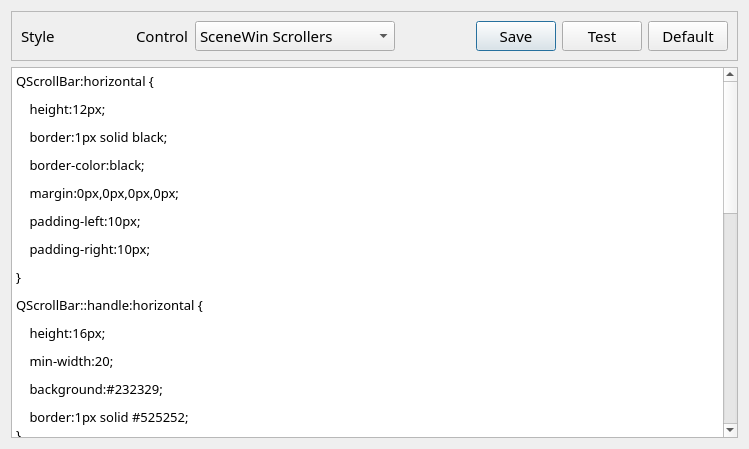
<?xml version="1.0" encoding="UTF-8"?>
<ui version="4.0">
 <class>CustomStyleDlg</class>
 <widget class="QDialog" name="CustomStyleDlg">
  <property name="geometry">
   <rect>
    <x>0</x>
    <y>0</y>
    <width>749</width>
    <height>449</height>
   </rect>
  </property>
  <property name="font">
   <font>
    <family>宋体</family>
    <pointsize>11</pointsize>
   </font>
  </property>
  <property name="windowTitle">
   <string>定制界面风格</string>
  </property>
  <layout class="QVBoxLayout" name="verticalLayout">
   <item>
    <widget class="QFrame" name="frame">
     <property name="frameShape">
      <enum>QFrame::StyledPanel</enum>
     </property>
     <property name="frameShadow">
      <enum>QFrame::Raised</enum>
     </property>
     <layout class="QHBoxLayout" name="horizontalLayout">
      <item>
       <widget class="QLabel" name="label_2">
        <property name="text">
         <string>Style</string>
        </property>
       </widget>
      </item>
      <item>
       <spacer name="horizontalSpacer">
        <property name="orientation">
         <enum>Qt::Horizontal</enum>
        </property>
        <property name="sizeHint" stdset="0">
         <size>
          <width>40</width>
          <height>20</height>
         </size>
        </property>
       </spacer>
      </item>
      <item>
       <widget class="QLabel" name="label">
        <property name="text">
         <string>Control</string>
        </property>
       </widget>
      </item>
      <item>
       <widget class="QComboBox" name="comboBoxControl">
        <property name="minimumSize">
         <size>
          <width>200</width>
          <height>0</height>
         </size>
        </property>
        <item>
         <property name="text">
          <string>SceneWin Scrollers</string>
         </property>
        </item>
       </widget>
      </item>
      <item>
       <spacer name="horizontalSpacer_2">
        <property name="orientation">
         <enum>Qt::Horizontal</enum>
        </property>
        <property name="sizeHint" stdset="0">
         <size>
          <width>40</width>
          <height>20</height>
         </size>
        </property>
       </spacer>
      </item>
      <item>
       <widget class="QPushButton" name="pushButtonSave">
        <property name="text">
         <string>Save</string>
        </property>
       </widget>
      </item>
      <item>
       <widget class="QPushButton" name="pushButtonTest">
        <property name="text">
         <string>Test</string>
        </property>
       </widget>
      </item>
      <item>
       <widget class="QPushButton" name="pushButtonDefault">
        <property name="text">
         <string>Default</string>
        </property>
       </widget>
      </item>
     </layout>
    </widget>
   </item>
   <item>
    <widget class="QTextEdit" name="textEditStyle">
     <property name="html">
      <string>&lt;!DOCTYPE HTML PUBLIC &quot;-//W3C//DTD HTML 4.0//EN&quot; &quot;http://www.w3.org/TR/REC-html40/strict.dtd&quot;&gt;
&lt;html&gt;&lt;head&gt;&lt;meta name=&quot;qrichtext&quot; content=&quot;1&quot; /&gt;&lt;style type=&quot;text/css&quot;&gt;
p, li { white-space: pre-wrap; }
&lt;/style&gt;&lt;/head&gt;&lt;body style=&quot; font-family:'宋体'; font-size:11pt; font-weight:400; font-style:normal;&quot;&gt;
&lt;p style=&quot; margin-top:0px; margin-bottom:10px; margin-left:0px; margin-right:0px; -qt-block-indent:0; text-indent:0px; background-color:#ffffff;&quot;&gt;&lt;span style=&quot; font-family:'Microsoft YaHei,微软雅黑,Arial,Lucida Grande,Tahoma,sans-serif'; font-size:13px; color:#000000; background-color:#ffffff;&quot;&gt;QScrollBar:horizontal {&lt;/span&gt;&lt;/p&gt;
&lt;p style=&quot; margin-top:0px; margin-bottom:10px; margin-left:0px; margin-right:0px; -qt-block-indent:0; text-indent:0px; background-color:#ffffff;&quot;&gt;&lt;span style=&quot; font-family:'Microsoft YaHei,微软雅黑,Arial,Lucida Grande,Tahoma,sans-serif'; font-size:13px; color:#000000; background-color:#ffffff;&quot;&gt;    height:12px;&lt;/span&gt;&lt;/p&gt;
&lt;p style=&quot; margin-top:0px; margin-bottom:10px; margin-left:0px; margin-right:0px; -qt-block-indent:0; text-indent:0px; background-color:#ffffff;&quot;&gt;&lt;span style=&quot; font-family:'Microsoft YaHei,微软雅黑,Arial,Lucida Grande,Tahoma,sans-serif'; font-size:13px; color:#000000; background-color:#ffffff;&quot;&gt;    border:1px solid black;&lt;/span&gt;&lt;/p&gt;
&lt;p style=&quot; margin-top:0px; margin-bottom:10px; margin-left:0px; margin-right:0px; -qt-block-indent:0; text-indent:0px; background-color:#ffffff;&quot;&gt;&lt;span style=&quot; font-family:'Microsoft YaHei,微软雅黑,Arial,Lucida Grande,Tahoma,sans-serif'; font-size:13px; color:#000000; background-color:#ffffff;&quot;&gt;    border-color:black;&lt;/span&gt;&lt;/p&gt;
&lt;p style=&quot; margin-top:0px; margin-bottom:10px; margin-left:0px; margin-right:0px; -qt-block-indent:0; text-indent:0px; background-color:#ffffff;&quot;&gt;&lt;span style=&quot; font-family:'Microsoft YaHei,微软雅黑,Arial,Lucida Grande,Tahoma,sans-serif'; font-size:13px; color:#000000; background-color:#ffffff;&quot;&gt;    margin:0px,0px,0px,0px;&lt;/span&gt;&lt;/p&gt;
&lt;p style=&quot; margin-top:0px; margin-bottom:10px; margin-left:0px; margin-right:0px; -qt-block-indent:0; text-indent:0px; background-color:#ffffff;&quot;&gt;&lt;span style=&quot; font-family:'Microsoft YaHei,微软雅黑,Arial,Lucida Grande,Tahoma,sans-serif'; font-size:13px; color:#000000; background-color:#ffffff;&quot;&gt;    padding-left:10px;&lt;/span&gt;&lt;/p&gt;
&lt;p style=&quot; margin-top:0px; margin-bottom:10px; margin-left:0px; margin-right:0px; -qt-block-indent:0; text-indent:0px; background-color:#ffffff;&quot;&gt;&lt;span style=&quot; font-family:'Microsoft YaHei,微软雅黑,Arial,Lucida Grande,Tahoma,sans-serif'; font-size:13px; color:#000000; background-color:#ffffff;&quot;&gt;    padding-right:10px;&lt;/span&gt;&lt;/p&gt;
&lt;p style=&quot; margin-top:0px; margin-bottom:10px; margin-left:0px; margin-right:0px; -qt-block-indent:0; text-indent:0px; background-color:#ffffff;&quot;&gt;&lt;span style=&quot; font-family:'Microsoft YaHei,微软雅黑,Arial,Lucida Grande,Tahoma,sans-serif'; font-size:13px; color:#000000; background-color:#ffffff;&quot;&gt;}&lt;/span&gt;&lt;/p&gt;
&lt;p style=&quot; margin-top:0px; margin-bottom:10px; margin-left:0px; margin-right:0px; -qt-block-indent:0; text-indent:0px; background-color:#ffffff;&quot;&gt;&lt;span style=&quot; font-family:'Microsoft YaHei,微软雅黑,Arial,Lucida Grande,Tahoma,sans-serif'; font-size:13px; color:#000000; background-color:#ffffff;&quot;&gt;QScrollBar::handle:horizontal {&lt;/span&gt;&lt;/p&gt;
&lt;p style=&quot; margin-top:0px; margin-bottom:10px; margin-left:0px; margin-right:0px; -qt-block-indent:0; text-indent:0px; background-color:#ffffff;&quot;&gt;&lt;span style=&quot; font-family:'Microsoft YaHei,微软雅黑,Arial,Lucida Grande,Tahoma,sans-serif'; font-size:13px; color:#000000; background-color:#ffffff;&quot;&gt;    height:16px;&lt;/span&gt;&lt;/p&gt;
&lt;p style=&quot; margin-top:0px; margin-bottom:10px; margin-left:0px; margin-right:0px; -qt-block-indent:0; text-indent:0px; background-color:#ffffff;&quot;&gt;&lt;span style=&quot; font-family:'Microsoft YaHei,微软雅黑,Arial,Lucida Grande,Tahoma,sans-serif'; font-size:13px; color:#000000; background-color:#ffffff;&quot;&gt;    min-width:20;&lt;/span&gt;&lt;/p&gt;
&lt;p style=&quot; margin-top:0px; margin-bottom:10px; margin-left:0px; margin-right:0px; -qt-block-indent:0; text-indent:0px; background-color:#ffffff;&quot;&gt;&lt;span style=&quot; font-family:'Microsoft YaHei,微软雅黑,Arial,Lucida Grande,Tahoma,sans-serif'; font-size:13px; color:#000000; background-color:#ffffff;&quot;&gt;    background:#232329;&lt;/span&gt;&lt;/p&gt;
&lt;p style=&quot; margin-top:0px; margin-bottom:0px; margin-left:0px; margin-right:0px; -qt-block-indent:0; text-indent:0px; background-color:transparent;&quot;&gt;&lt;span style=&quot; font-family:'Microsoft YaHei,微软雅黑,Arial,Lucida Grande,Tahoma,sans-serif'; font-size:13px; color:#000000; background-color:transparent;&quot;&gt;    border:1px solid #525252;&lt;/span&gt;&lt;/p&gt;
&lt;p style=&quot; margin-top:0px; margin-bottom:0px; margin-left:0px; margin-right:0px; -qt-block-indent:0; text-indent:0px; background-color:transparent;&quot;&gt;&lt;span style=&quot; font-family:'Microsoft YaHei,微软雅黑,Arial,Lucida Grande,Tahoma,sans-serif'; font-size:13px; color:#000000; background-color:transparent;&quot;&gt;}&lt;/span&gt;&lt;/p&gt;
&lt;p style=&quot; margin-top:0px; margin-bottom:0px; margin-left:0px; margin-right:0px; -qt-block-indent:0; text-indent:0px; background-color:transparent;&quot;&gt;&lt;span style=&quot; font-family:'Microsoft YaHei,微软雅黑,Arial,Lucida Grande,Tahoma,sans-serif'; font-size:13px; color:#000000; background-color:transparent;&quot;&gt;QScrollBar::handle:horizontal::disabled {&lt;/span&gt;&lt;/p&gt;
&lt;p style=&quot; margin-top:0px; margin-bottom:0px; margin-left:0px; margin-right:0px; -qt-block-indent:0; text-indent:0px; background-color:transparent;&quot;&gt;&lt;span style=&quot; font-family:'Microsoft YaHei,微软雅黑,Arial,Lucida Grande,Tahoma,sans-serif'; font-size:13px; color:#000000; background-color:transparent;&quot;&gt;    background:#232329;&lt;/span&gt;&lt;/p&gt;
&lt;p style=&quot; margin-top:0px; margin-bottom:0px; margin-left:0px; margin-right:0px; -qt-block-indent:0; text-indent:0px; background-color:transparent;&quot;&gt;&lt;span style=&quot; font-family:'Microsoft YaHei,微软雅黑,Arial,Lucida Grande,Tahoma,sans-serif'; font-size:13px; color:#000000; background-color:transparent;&quot;&gt;}&lt;/span&gt;&lt;/p&gt;
&lt;p style=&quot; margin-top:0px; margin-bottom:0px; margin-left:0px; margin-right:0px; -qt-block-indent:0; text-indent:0px; background-color:transparent;&quot;&gt;&lt;span style=&quot; font-family:'Microsoft YaHei,微软雅黑,Arial,Lucida Grande,Tahoma,sans-serif'; font-size:13px; color:#000000; background-color:transparent;&quot;&gt;QScrollBar::handle:horizontal:hover {&lt;/span&gt;&lt;/p&gt;
&lt;p style=&quot; margin-top:0px; margin-bottom:0px; margin-left:0px; margin-right:0px; -qt-block-indent:0; text-indent:0px; background-color:transparent;&quot;&gt;&lt;span style=&quot; font-family:'Microsoft YaHei,微软雅黑,Arial,Lucida Grande,Tahoma,sans-serif'; font-size:13px; color:#000000; background-color:transparent;&quot;&gt;    background:#232329;&lt;/span&gt;&lt;/p&gt;
&lt;p style=&quot; margin-top:0px; margin-bottom:0px; margin-left:0px; margin-right:0px; -qt-block-indent:0; text-indent:0px; background-color:transparent;&quot;&gt;&lt;span style=&quot; font-family:'Microsoft YaHei,微软雅黑,Arial,Lucida Grande,Tahoma,sans-serif'; font-size:13px; color:#000000; background-color:transparent;&quot;&gt;    border:1px solid #E0E0E0;&lt;/span&gt;&lt;/p&gt;
&lt;p style=&quot; margin-top:0px; margin-bottom:0px; margin-left:0px; margin-right:0px; -qt-block-indent:0; text-indent:0px; background-color:transparent;&quot;&gt;&lt;span style=&quot; font-family:'Microsoft YaHei,微软雅黑,Arial,Lucida Grande,Tahoma,sans-serif'; font-size:13px; color:#000000; background-color:transparent;&quot;&gt;}&lt;/span&gt;&lt;/p&gt;
&lt;p style=&quot; margin-top:0px; margin-bottom:0px; margin-left:0px; margin-right:0px; -qt-block-indent:0; text-indent:0px; background-color:transparent;&quot;&gt;&lt;span style=&quot; font-family:'Microsoft YaHei,微软雅黑,Arial,Lucida Grande,Tahoma,sans-serif'; font-size:13px; color:#000000; background-color:transparent;&quot;&gt;QScrollBar::add-line:horizontal {&lt;/span&gt;&lt;/p&gt;
&lt;p style=&quot; margin-top:0px; margin-bottom:0px; margin-left:0px; margin-right:0px; -qt-block-indent:0; text-indent:0px; background-color:transparent;&quot;&gt;&lt;span style=&quot; font-family:'Microsoft YaHei,微软雅黑,Arial,Lucida Grande,Tahoma,sans-serif'; font-size:13px; color:#000000; background-color:transparent;&quot;&gt;    width:10px;&lt;/span&gt;&lt;/p&gt;
&lt;p style=&quot; margin-top:0px; margin-bottom:0px; margin-left:0px; margin-right:0px; -qt-block-indent:0; text-indent:0px; background-color:transparent;&quot;&gt;&lt;span style=&quot; font-family:'Microsoft YaHei,微软雅黑,Arial,Lucida Grande,Tahoma,sans-serif'; font-size:13px; color:#000000; background-color:transparent;&quot;&gt;    background:#121215;&lt;/span&gt;&lt;/p&gt;
&lt;p style=&quot; margin-top:0px; margin-bottom:0px; margin-left:0px; margin-right:0px; -qt-block-indent:0; text-indent:0px; background-color:transparent;&quot;&gt;&lt;span style=&quot; font-family:'Microsoft YaHei,微软雅黑,Arial,Lucida Grande,Tahoma,sans-serif'; font-size:13px; color:#000000; background-color:transparent;&quot;&gt;    subcontrol-position:right;&lt;/span&gt;&lt;/p&gt;
&lt;p style=&quot; margin-top:0px; margin-bottom:0px; margin-left:0px; margin-right:0px; -qt-block-indent:0; text-indent:0px; background-color:transparent;&quot;&gt;&lt;span style=&quot; font-family:'Microsoft YaHei,微软雅黑,Arial,Lucida Grande,Tahoma,sans-serif'; font-size:13px; color:#000000; background-color:transparent;&quot;&gt;}&lt;/span&gt;&lt;/p&gt;
&lt;p style=&quot; margin-top:0px; margin-bottom:0px; margin-left:0px; margin-right:0px; -qt-block-indent:0; text-indent:0px; background-color:transparent;&quot;&gt;&lt;span style=&quot; font-family:'Microsoft YaHei,微软雅黑,Arial,Lucida Grande,Tahoma,sans-serif'; font-size:13px; color:#000000; background-color:transparent;&quot;&gt;QScrollBar::sub-line:horizontal {&lt;/span&gt;&lt;/p&gt;
&lt;p style=&quot; margin-top:0px; margin-bottom:0px; margin-left:0px; margin-right:0px; -qt-block-indent:0; text-indent:0px; background-color:transparent;&quot;&gt;&lt;span style=&quot; font-family:'Microsoft YaHei,微软雅黑,Arial,Lucida Grande,Tahoma,sans-serif'; font-size:13px; color:#000000; background-color:transparent;&quot;&gt;    width:10px;&lt;/span&gt;&lt;/p&gt;
&lt;p style=&quot; margin-top:0px; margin-bottom:0px; margin-left:0px; margin-right:0px; -qt-block-indent:0; text-indent:0px; background-color:transparent;&quot;&gt;&lt;span style=&quot; font-family:'Microsoft YaHei,微软雅黑,Arial,Lucida Grande,Tahoma,sans-serif'; font-size:13px; color:#000000; background-color:transparent;&quot;&gt;    background:#121215;&lt;/span&gt;&lt;/p&gt;
&lt;p style=&quot; margin-top:0px; margin-bottom:0px; margin-left:0px; margin-right:0px; -qt-block-indent:0; text-indent:0px; background-color:transparent;&quot;&gt;&lt;span style=&quot; font-family:'Microsoft YaHei,微软雅黑,Arial,Lucida Grande,Tahoma,sans-serif'; font-size:13px; color:#000000; background-color:transparent;&quot;&gt;    subcontrol-position:left;&lt;/span&gt;&lt;/p&gt;
&lt;p style=&quot; margin-top:0px; margin-bottom:0px; margin-left:0px; margin-right:0px; -qt-block-indent:0; text-indent:0px; background-color:transparent;&quot;&gt;&lt;span style=&quot; font-family:'Microsoft YaHei,微软雅黑,Arial,Lucida Grande,Tahoma,sans-serif'; font-size:13px; color:#000000; background-color:transparent;&quot;&gt;}&lt;/span&gt;&lt;/p&gt;
&lt;p style=&quot; margin-top:0px; margin-bottom:0px; margin-left:0px; margin-right:0px; -qt-block-indent:0; text-indent:0px; background-color:transparent;&quot;&gt;&lt;span style=&quot; font-family:'Microsoft YaHei,微软雅黑,Arial,Lucida Grande,Tahoma,sans-serif'; font-size:13px; color:#000000; background-color:transparent;&quot;&gt;QScrollBar::add-page:horizontal {&lt;/span&gt;&lt;/p&gt;
&lt;p style=&quot; margin-top:0px; margin-bottom:0px; margin-left:0px; margin-right:0px; -qt-block-indent:0; text-indent:0px; background-color:transparent;&quot;&gt;&lt;span style=&quot; font-family:'Microsoft YaHei,微软雅黑,Arial,Lucida Grande,Tahoma,sans-serif'; font-size:13px; color:#000000; background-color:transparent;&quot;&gt;    background:#454551;&lt;/span&gt;&lt;/p&gt;
&lt;p style=&quot; margin-top:0px; margin-bottom:0px; margin-left:0px; margin-right:0px; -qt-block-indent:0; text-indent:0px; background-color:transparent;&quot;&gt;&lt;span style=&quot; font-family:'Microsoft YaHei,微软雅黑,Arial,Lucida Grande,Tahoma,sans-serif'; font-size:13px; color:#000000; background-color:transparent;&quot;&gt;}&lt;/span&gt;&lt;/p&gt;
&lt;p style=&quot; margin-top:0px; margin-bottom:0px; margin-left:0px; margin-right:0px; -qt-block-indent:0; text-indent:0px; background-color:transparent;&quot;&gt;&lt;span style=&quot; font-family:'Microsoft YaHei,微软雅黑,Arial,Lucida Grande,Tahoma,sans-serif'; font-size:13px; color:#000000; background-color:transparent;&quot;&gt;QScrollBar::sub-page:horizontal {&lt;/span&gt;&lt;/p&gt;
&lt;p style=&quot; margin-top:0px; margin-bottom:0px; margin-left:0px; margin-right:0px; -qt-block-indent:0; text-indent:0px; background-color:transparent;&quot;&gt;&lt;span style=&quot; font-family:'Microsoft YaHei,微软雅黑,Arial,Lucida Grande,Tahoma,sans-serif'; font-size:13px; color:#000000; background-color:transparent;&quot;&gt;    background:#454551;&lt;/span&gt;&lt;/p&gt;
&lt;p style=&quot; margin-top:0px; margin-bottom:0px; margin-left:0px; margin-right:0px; -qt-block-indent:0; text-indent:0px; background-color:transparent;&quot;&gt;&lt;span style=&quot; font-family:'Microsoft YaHei,微软雅黑,Arial,Lucida Grande,Tahoma,sans-serif'; font-size:13px; color:#000000; background-color:transparent;&quot;&gt;}&lt;/span&gt;&lt;/p&gt;
&lt;p style=&quot; margin-top:0px; margin-bottom:0px; margin-left:0px; margin-right:0px; -qt-block-indent:0; text-indent:0px; background-color:transparent;&quot;&gt;&lt;span style=&quot; font-family:'Microsoft YaHei,微软雅黑,Arial,Lucida Grande,Tahoma,sans-serif'; font-size:13px; color:#000000; background-color:transparent;&quot;&gt;QScrollBar::up-arrow:horizontal {&lt;/span&gt;&lt;/p&gt;
&lt;p style=&quot; margin-top:0px; margin-bottom:0px; margin-left:0px; margin-right:0px; -qt-block-indent:0; text-indent:0px; background-color:transparent;&quot;&gt;&lt;span style=&quot; font-family:'Microsoft YaHei,微软雅黑,Arial,Lucida Grande,Tahoma,sans-serif'; font-size:13px; color:#000000; background-color:transparent;&quot;&gt;    border-width:1px;&lt;/span&gt;&lt;/p&gt;
&lt;p style=&quot; margin-top:0px; margin-bottom:0px; margin-left:0px; margin-right:0px; -qt-block-indent:0; text-indent:0px; background-color:transparent;&quot;&gt;&lt;span style=&quot; font-family:'Microsoft YaHei,微软雅黑,Arial,Lucida Grande,Tahoma,sans-serif'; font-size:13px; color:#000000; background-color:transparent;&quot;&gt;    max-height:16px;&lt;/span&gt;&lt;/p&gt;
&lt;p style=&quot; margin-top:0px; margin-bottom:0px; margin-left:0px; margin-right:0px; -qt-block-indent:0; text-indent:0px; background-color:transparent;&quot;&gt;&lt;span style=&quot; font-family:'Microsoft YaHei,微软雅黑,Arial,Lucida Grande,Tahoma,sans-serif'; font-size:13px; color:#000000; background-color:transparent;&quot;&gt;    min-width:17px;&lt;/span&gt;&lt;/p&gt;
&lt;p style=&quot; margin-top:0px; margin-bottom:0px; margin-left:0px; margin-right:0px; -qt-block-indent:0; text-indent:0px; background-color:transparent;&quot;&gt;&lt;span style=&quot; font-family:'Microsoft YaHei,微软雅黑,Arial,Lucida Grande,Tahoma,sans-serif'; font-size:13px; color:#000000; background-color:transparent;&quot;&gt;}&lt;/span&gt;&lt;/p&gt;
&lt;p style=&quot; margin-top:0px; margin-bottom:0px; margin-left:0px; margin-right:0px; -qt-block-indent:0; text-indent:0px; background-color:transparent;&quot;&gt;&lt;span style=&quot; font-family:'Microsoft YaHei,微软雅黑,Arial,Lucida Grande,Tahoma,sans-serif'; font-size:13px; color:#000000; background-color:transparent;&quot;&gt;QScrollBar::down-arrow:horizontal {&lt;/span&gt;&lt;/p&gt;
&lt;p style=&quot; margin-top:0px; margin-bottom:0px; margin-left:0px; margin-right:0px; -qt-block-indent:0; text-indent:0px; background-color:transparent;&quot;&gt;&lt;span style=&quot; font-family:'Microsoft YaHei,微软雅黑,Arial,Lucida Grande,Tahoma,sans-serif'; font-size:13px; color:#000000; background-color:transparent;&quot;&gt;    border-style:outset;&lt;/span&gt;&lt;/p&gt;
&lt;p style=&quot; margin-top:0px; margin-bottom:0px; margin-left:0px; margin-right:0px; -qt-block-indent:0; text-indent:0px; background-color:transparent;&quot;&gt;&lt;span style=&quot; font-family:'Microsoft YaHei,微软雅黑,Arial,Lucida Grande,Tahoma,sans-serif'; font-size:13px; color:#000000; background-color:transparent;&quot;&gt;    border-width:1px;&lt;/span&gt;&lt;/p&gt;
&lt;p style=&quot; margin-top:0px; margin-bottom:0px; margin-left:0px; margin-right:0px; -qt-block-indent:0; text-indent:0px; background-color:transparent;&quot;&gt;&lt;span style=&quot; font-family:'Microsoft YaHei,微软雅黑,Arial,Lucida Grande,Tahoma,sans-serif'; font-size:13px; color:#000000; background-color:transparent;&quot;&gt;}&lt;/span&gt;&lt;/p&gt;&lt;/body&gt;&lt;/html&gt;</string>
     </property>
    </widget>
   </item>
  </layout>
 </widget>
 <resources/>
 <connections/>
</ui>
